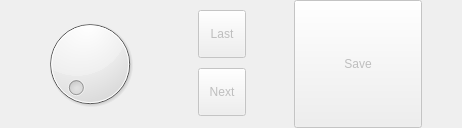
           <widget class="QWidget" name="pageFileMode">
            <property name="minimumSize">
             <size>
              <width>0</width>
              <height>128</height>
             </size>
            </property>
            <property name="maximumSize">
             <size>
              <width>16777215</width>
              <height>192</height>
             </size>
            </property>
            <layout class="QHBoxLayout" name="horizontalLayout">
             <property name="spacing">
              <number>8</number>
             </property>
             <property name="leftMargin">
              <number>0</number>
             </property>
             <property name="topMargin">
              <number>0</number>
             </property>
             <property name="rightMargin">
              <number>0</number>
             </property>
             <property name="bottomMargin">
              <number>0</number>
             </property>
             <item>
              <spacer name="fileModeSpacer_2">
               <property name="orientation">
                <enum>Qt::Horizontal</enum>
               </property>
               <property name="sizeHint" stdset="0">
                <size>
                 <width>40</width>
                 <height>20</height>
                </size>
               </property>
              </spacer>
             </item>
             <item>
              <widget class="QDial" name="dialZoom">
               <property name="sizePolicy">
                <sizepolicy hsizetype="Maximum" vsizetype="Maximum">
                 <horstretch>0</horstretch>
                 <verstretch>0</verstretch>
                </sizepolicy>
               </property>
               <property name="maximumSize">
                <size>
                 <width>192</width>
                 <height>192</height>
                </size>
               </property>
               <property name="toolTip">
                <string>Scale</string>
               </property>
               <property name="statusTip">
                <string>Adjust image's scale</string>
               </property>
              </widget>
             </item>
             <item>
              <spacer name="fileModeSpacer_3">
               <property name="orientation">
                <enum>Qt::Horizontal</enum>
               </property>
               <property name="sizeType">
                <enum>QSizePolicy::Maximum</enum>
               </property>
               <property name="sizeHint" stdset="0">
                <size>
                 <width>50</width>
                 <height>20</height>
                </size>
               </property>
              </spacer>
             </item>
             <item>
              <layout class="QVBoxLayout" name="layoutFIleButton">
               <property name="spacing">
                <number>0</number>
               </property>
               <property name="sizeConstraint">
                <enum>QLayout::SetDefaultConstraint</enum>
               </property>
               <property name="leftMargin">
                <number>0</number>
               </property>
               <property name="topMargin">
                <number>0</number>
               </property>
               <property name="bottomMargin">
                <number>0</number>
               </property>
               <item>
                <widget class="QToolButton" name="buttonLastImage">
                 <property name="enabled">
                  <bool>false</bool>
                 </property>
                 <property name="minimumSize">
                  <size>
                   <width>48</width>
                   <height>48</height>
                  </size>
                 </property>
                 <property name="toolTip">
                  <string>Last image</string>
                 </property>
                 <property name="statusTip">
                  <string>Last image</string>
                 </property>
                 <property name="text">
                  <string notr="true">Last</string>
                 </property>
                 <property name="icon">
                  <iconset resource="../resource/kirinresource.qrc">
                   <normaloff>:/icons/icons/ic_navigate_before_white_48dp.png</normaloff>
                   <disabledoff>:/icons/icons/ic_navigate_before_black_48dp.png</disabledoff>:/icons/icons/ic_navigate_before_white_48dp.png</iconset>
                 </property>
                 <property name="iconSize">
                  <size>
                   <width>64</width>
                   <height>64</height>
                  </size>
                 </property>
                 <property name="toolButtonStyle">
                  <enum>Qt::ToolButtonIconOnly</enum>
                 </property>
                </widget>
               </item>
               <item>
                <widget class="QToolButton" name="buttonNextImage">
                 <property name="enabled">
                  <bool>false</bool>
                 </property>
                 <property name="minimumSize">
                  <size>
                   <width>48</width>
                   <height>48</height>
                  </size>
                 </property>
                 <property name="toolTip">
                  <string>Next image</string>
                 </property>
                 <property name="statusTip">
                  <string>Next image</string>
                 </property>
                 <property name="text">
                  <string notr="true">Next</string>
                 </property>
                 <property name="icon">
                  <iconset resource="../resource/kirinresource.qrc">
                   <normaloff>:/icons/icons/ic_navigate_next_white_48dp.png</normaloff>
                   <disabledoff>:/icons/icons/ic_navigate_next_black_48dp.png</disabledoff>:/icons/icons/ic_navigate_next_white_48dp.png</iconset>
                 </property>
                 <property name="iconSize">
                  <size>
                   <width>64</width>
                   <height>64</height>
                  </size>
                 </property>
                 <property name="toolButtonStyle">
                  <enum>Qt::ToolButtonIconOnly</enum>
                 </property>
                </widget>
               </item>
              </layout>
             </item>
             <item>
              <spacer name="fileModeSpacer_4">
               <property name="orientation">
                <enum>Qt::Horizontal</enum>
               </property>
               <property name="sizeHint" stdset="0">
                <size>
                 <width>40</width>
                 <height>20</height>
                </size>
               </property>
              </spacer>
             </item>
             <item>
              <widget class="QToolButton" name="buttonSaveNext">
               <property name="enabled">
                <bool>false</bool>
               </property>
               <property name="minimumSize">
                <size>
                 <width>128</width>
                 <height>128</height>
                </size>
               </property>
               <property name="statusTip">
                <string>Save the labels</string>
               </property>
               <property name="text">
                <string notr="true">Save</string>
               </property>
               <property name="icon">
                <iconset resource="../resource/kirinresource.qrc">
                 <normaloff>:/icons/icons/kIRIN.png</normaloff>:/icons/icons/kIRIN.png</iconset>
               </property>
               <property name="iconSize">
                <size>
                 <width>128</width>
                 <height>128</height>
                </size>
               </property>
              </widget>
             </item>
             <item>
              <spacer name="fileModeSpacer">
               <property name="orientation">
                <enum>Qt::Horizontal</enum>
               </property>
               <property name="sizeHint" stdset="0">
                <size>
                 <width>40</width>
                 <height>20</height>
                </size>
               </property>
              </spacer>
             </item>
            </layout>
           </widget>
